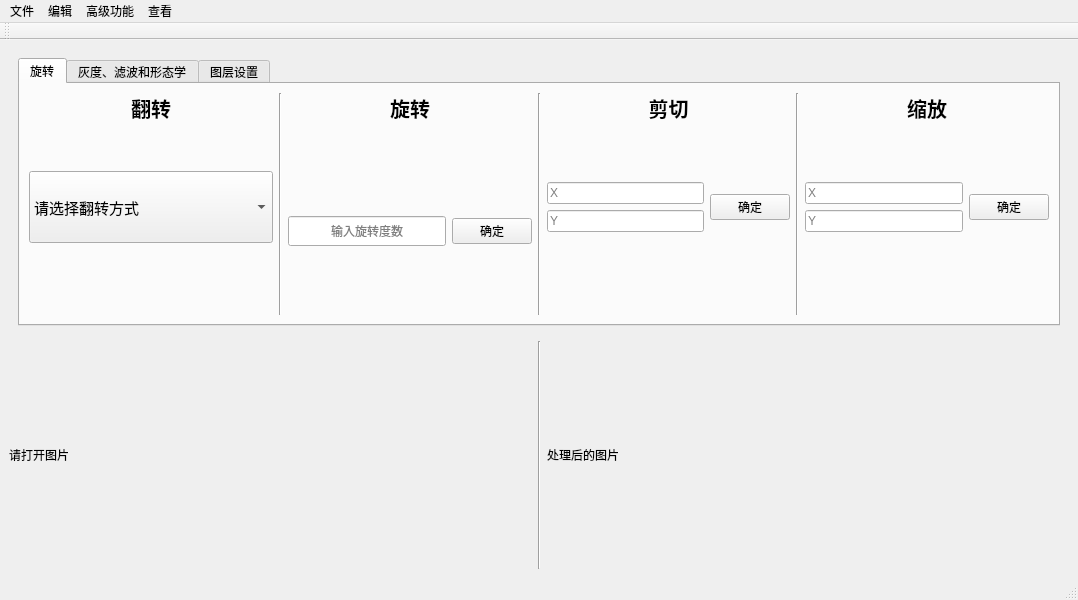
<?xml version="1.0" encoding="UTF-8"?>
<ui version="4.0">
 <class>MainWindow</class>
 <widget class="QMainWindow" name="MainWindow">
  <property name="geometry">
   <rect>
    <x>0</x>
    <y>0</y>
    <width>1078</width>
    <height>600</height>
   </rect>
  </property>
  <property name="windowTitle">
   <string>数字图像处理软件</string>
  </property>
  <property name="windowIcon">
   <iconset>
    <normaloff>open_icon.jpg</normaloff>open_icon.jpg</iconset>
  </property>
  <widget class="QWidget" name="centralwidget">
   <layout class="QVBoxLayout" name="verticalLayout_23">
    <item>
     <layout class="QVBoxLayout" name="verticalLayout_10" stretch="1,3">
      <item>
       <widget class="QStackedWidget" name="stackedWidget">
        <property name="currentIndex">
         <number>0</number>
        </property>
        <widget class="QWidget" name="page">
         <layout class="QGridLayout" name="gridLayout_7">
          <item row="0" column="0">
           <widget class="QTabWidget" name="tabWidget">
            <property name="currentIndex">
             <number>0</number>
            </property>
            <widget class="QWidget" name="tab">
             <attribute name="title">
              <string>旋转</string>
             </attribute>
             <layout class="QVBoxLayout" name="verticalLayout_24">
              <item>
               <layout class="QHBoxLayout" name="horizontalLayout_6">
                <item>
                 <layout class="QVBoxLayout" name="verticalLayout_4" stretch="2,2,2">
                  <property name="spacing">
                   <number>6</number>
                  </property>
                  <property name="bottomMargin">
                   <number>0</number>
                  </property>
                  <item>
                   <widget class="QLabel" name="label_4">
                    <property name="sizePolicy">
                     <sizepolicy hsizetype="Preferred" vsizetype="Preferred">
                      <horstretch>0</horstretch>
                      <verstretch>0</verstretch>
                     </sizepolicy>
                    </property>
                    <property name="font">
                     <font>
                      <pointsize>15</pointsize>
                      <weight>75</weight>
                      <bold>true</bold>
                     </font>
                    </property>
                    <property name="text">
                     <string>翻转</string>
                    </property>
                    <property name="alignment">
                     <set>Qt::AlignHCenter|Qt::AlignTop</set>
                    </property>
                   </widget>
                  </item>
                  <item>
                   <widget class="QComboBox" name="comboBox">
                    <property name="sizePolicy">
                     <sizepolicy hsizetype="Preferred" vsizetype="Preferred">
                      <horstretch>0</horstretch>
                      <verstretch>17</verstretch>
                     </sizepolicy>
                    </property>
                    <property name="font">
                     <font>
                      <pointsize>11</pointsize>
                      <kerning>true</kerning>
                     </font>
                    </property>
                    <property name="layoutDirection">
                     <enum>Qt::LeftToRight</enum>
                    </property>
                    <property name="currentText">
                     <string>请选择翻转方式</string>
                    </property>
                    <property name="iconSize">
                     <size>
                      <width>16</width>
                      <height>16</height>
                     </size>
                    </property>
                    <item>
                     <property name="text">
                      <string>请选择翻转方式</string>
                     </property>
                    </item>
                    <item>
                     <property name="text">
                      <string>水平翻转</string>
                     </property>
                    </item>
                    <item>
                     <property name="text">
                      <string>垂直翻转</string>
                     </property>
                    </item>
                    <item>
                     <property name="text">
                      <string>沿X轴翻转</string>
                     </property>
                    </item>
                   </widget>
                  </item>
                  <item>
                   <spacer name="horizontalSpacer">
                    <property name="orientation">
                     <enum>Qt::Horizontal</enum>
                    </property>
                    <property name="sizeHint" stdset="0">
                     <size>
                      <width>40</width>
                      <height>20</height>
                     </size>
                    </property>
                   </spacer>
                  </item>
                 </layout>
                </item>
                <item>
                 <widget class="Line" name="line">
                  <property name="orientation">
                   <enum>Qt::Vertical</enum>
                  </property>
                 </widget>
                </item>
                <item>
                 <layout class="QVBoxLayout" name="verticalLayout_6" stretch="0,0">
                  <property name="bottomMargin">
                   <number>27</number>
                  </property>
                  <item>
                   <widget class="QLabel" name="label_3">
                    <property name="font">
                     <font>
                      <pointsize>15</pointsize>
                      <weight>75</weight>
                      <bold>true</bold>
                     </font>
                    </property>
                    <property name="text">
                     <string>旋转</string>
                    </property>
                    <property name="alignment">
                     <set>Qt::AlignHCenter|Qt::AlignTop</set>
                    </property>
                   </widget>
                  </item>
                  <item>
                   <layout class="QVBoxLayout" name="verticalLayout_5" stretch="0,0">
                    <item>
                     <layout class="QHBoxLayout" name="horizontalLayout_2">
                      <item>
                       <widget class="QLineEdit" name="lineEdit">
                        <property name="sizePolicy">
                         <sizepolicy hsizetype="Expanding" vsizetype="Fixed">
                          <horstretch>0</horstretch>
                          <verstretch>0</verstretch>
                         </sizepolicy>
                        </property>
                        <property name="minimumSize">
                         <size>
                          <width>1</width>
                          <height>30</height>
                         </size>
                        </property>
                        <property name="sizeIncrement">
                         <size>
                          <width>0</width>
                          <height>1</height>
                         </size>
                        </property>
                        <property name="baseSize">
                         <size>
                          <width>0</width>
                          <height>3</height>
                         </size>
                        </property>
                        <property name="layoutDirection">
                         <enum>Qt::LeftToRight</enum>
                        </property>
                        <property name="inputMask">
                         <string/>
                        </property>
                        <property name="text">
                         <string/>
                        </property>
                        <property name="alignment">
                         <set>Qt::AlignCenter</set>
                        </property>
                        <property name="placeholderText">
                         <string>输入旋转度数</string>
                        </property>
                       </widget>
                      </item>
                      <item>
                       <widget class="QPushButton" name="pushButton_qd">
                        <property name="sizePolicy">
                         <sizepolicy hsizetype="Minimum" vsizetype="Fixed">
                          <horstretch>0</horstretch>
                          <verstretch>7</verstretch>
                         </sizepolicy>
                        </property>
                        <property name="sizeIncrement">
                         <size>
                          <width>0</width>
                          <height>2</height>
                         </size>
                        </property>
                        <property name="baseSize">
                         <size>
                          <width>2</width>
                          <height>8</height>
                         </size>
                        </property>
                        <property name="text">
                         <string>确定</string>
                        </property>
                        <property name="autoDefault">
                         <bool>false</bool>
                        </property>
                       </widget>
                      </item>
                     </layout>
                    </item>
                    <item>
                     <spacer name="horizontalSpacer_7">
                      <property name="orientation">
                       <enum>Qt::Horizontal</enum>
                      </property>
                      <property name="sizeHint" stdset="0">
                       <size>
                        <width>218</width>
                        <height>20</height>
                       </size>
                      </property>
                     </spacer>
                    </item>
                   </layout>
                  </item>
                 </layout>
                </item>
                <item>
                 <widget class="Line" name="line_2">
                  <property name="orientation">
                   <enum>Qt::Vertical</enum>
                  </property>
                 </widget>
                </item>
                <item>
                 <layout class="QVBoxLayout" name="verticalLayout_8" stretch="1,1,1">
                  <item>
                   <widget class="QLabel" name="label_5">
                    <property name="font">
                     <font>
                      <pointsize>15</pointsize>
                      <weight>75</weight>
                      <bold>true</bold>
                     </font>
                    </property>
                    <property name="text">
                     <string>剪切</string>
                    </property>
                    <property name="alignment">
                     <set>Qt::AlignHCenter|Qt::AlignTop</set>
                    </property>
                   </widget>
                  </item>
                  <item>
                   <layout class="QHBoxLayout" name="horizontalLayout_3">
                    <item>
                     <layout class="QVBoxLayout" name="verticalLayout_7">
                      <item>
                       <widget class="QLineEdit" name="lineEdit_2">
                        <property name="sizePolicy">
                         <sizepolicy hsizetype="Expanding" vsizetype="Fixed">
                          <horstretch>0</horstretch>
                          <verstretch>0</verstretch>
                         </sizepolicy>
                        </property>
                        <property name="layoutDirection">
                         <enum>Qt::LeftToRight</enum>
                        </property>
                        <property name="placeholderText">
                         <string>X</string>
                        </property>
                       </widget>
                      </item>
                      <item>
                       <widget class="QLineEdit" name="lineEdit_3">
                        <property name="placeholderText">
                         <string>Y</string>
                        </property>
                       </widget>
                      </item>
                     </layout>
                    </item>
                    <item>
                     <widget class="QPushButton" name="pushButton_qd1">
                      <property name="text">
                       <string>确定</string>
                      </property>
                     </widget>
                    </item>
                   </layout>
                  </item>
                  <item>
                   <spacer name="horizontalSpacer_8">
                    <property name="orientation">
                     <enum>Qt::Horizontal</enum>
                    </property>
                    <property name="sizeHint" stdset="0">
                     <size>
                      <width>40</width>
                      <height>20</height>
                     </size>
                    </property>
                   </spacer>
                  </item>
                 </layout>
                </item>
                <item>
                 <widget class="Line" name="line_3">
                  <property name="orientation">
                   <enum>Qt::Vertical</enum>
                  </property>
                 </widget>
                </item>
                <item>
                 <layout class="QVBoxLayout" name="verticalLayout_22" stretch="1,1,1">
                  <item>
                   <widget class="QLabel" name="label_6">
                    <property name="font">
                     <font>
                      <pointsize>15</pointsize>
                      <weight>75</weight>
                      <bold>true</bold>
                     </font>
                    </property>
                    <property name="text">
                     <string>缩放</string>
                    </property>
                    <property name="alignment">
                     <set>Qt::AlignHCenter|Qt::AlignTop</set>
                    </property>
                   </widget>
                  </item>
                  <item>
                   <layout class="QHBoxLayout" name="horizontalLayout_4">
                    <item>
                     <layout class="QVBoxLayout" name="verticalLayout_9">
                      <item>
                       <widget class="QLineEdit" name="lineEdit_4">
                        <property name="sizePolicy">
                         <sizepolicy hsizetype="Preferred" vsizetype="Fixed">
                          <horstretch>0</horstretch>
                          <verstretch>0</verstretch>
                         </sizepolicy>
                        </property>
                        <property name="placeholderText">
                         <string>X</string>
                        </property>
                       </widget>
                      </item>
                      <item>
                       <widget class="QLineEdit" name="lineEdit_5">
                        <property name="placeholderText">
                         <string>Y</string>
                        </property>
                       </widget>
                      </item>
                     </layout>
                    </item>
                    <item>
                     <widget class="QPushButton" name="pushButton_qd1_2">
                      <property name="text">
                       <string>确定</string>
                      </property>
                     </widget>
                    </item>
                   </layout>
                  </item>
                  <item>
                   <spacer name="horizontalSpacer_9">
                    <property name="orientation">
                     <enum>Qt::Horizontal</enum>
                    </property>
                    <property name="sizeHint" stdset="0">
                     <size>
                      <width>40</width>
                      <height>20</height>
                     </size>
                    </property>
                   </spacer>
                  </item>
                 </layout>
                </item>
               </layout>
              </item>
             </layout>
            </widget>
            <widget class="QWidget" name="tab_2">
             <attribute name="title">
              <string>灰度、滤波和形态学</string>
             </attribute>
             <layout class="QGridLayout" name="gridLayout_4">
              <item row="0" column="0">
               <layout class="QHBoxLayout" name="horizontalLayout">
                <property name="rightMargin">
                 <number>24</number>
                </property>
                <item>
                 <widget class="QGroupBox" name="groupBox">
                  <property name="font">
                   <font>
                    <pointsize>12</pointsize>
                   </font>
                  </property>
                  <property name="title">
                   <string>灰度级处理</string>
                  </property>
                  <layout class="QGridLayout" name="gridLayout">
                   <item row="0" column="0">
                    <layout class="QVBoxLayout" name="verticalLayout_3">
                     <item>
                      <widget class="QRadioButton" name="radioButton_1">
                       <property name="text">
                        <string>均衡化</string>
                       </property>
                      </widget>
                     </item>
                     <item>
                      <widget class="QRadioButton" name="radioButton_2">
                       <property name="text">
                        <string>灰度化</string>
                       </property>
                      </widget>
                     </item>
                     <item>
                      <widget class="QRadioButton" name="radioButton_3">
                       <property name="text">
                        <string>二值化</string>
                       </property>
                      </widget>
                     </item>
                     <item>
                      <widget class="QRadioButton" name="radioButton_12">
                       <property name="text">
                        <string>掩膜</string>
                       </property>
                      </widget>
                     </item>
                    </layout>
                   </item>
                  </layout>
                 </widget>
                </item>
                <item>
                 <widget class="QGroupBox" name="groupBox_2">
                  <property name="font">
                   <font>
                    <pointsize>12</pointsize>
                   </font>
                  </property>
                  <property name="title">
                   <string>空域滤波</string>
                  </property>
                  <layout class="QGridLayout" name="gridLayout_2">
                   <item row="0" column="0">
                    <layout class="QVBoxLayout" name="verticalLayout">
                     <item>
                      <widget class="QRadioButton" name="radioButton_4">
                       <property name="text">
                        <string>均值滤波</string>
                       </property>
                      </widget>
                     </item>
                     <item>
                      <widget class="QRadioButton" name="radioButton_5">
                       <property name="text">
                        <string>中值滤波</string>
                       </property>
                      </widget>
                     </item>
                     <item>
                      <widget class="QRadioButton" name="radioButton_6">
                       <property name="text">
                        <string>方波滤波</string>
                       </property>
                      </widget>
                     </item>
                     <item>
                      <widget class="QRadioButton" name="radioButton_7">
                       <property name="text">
                        <string>高斯滤波</string>
                       </property>
                      </widget>
                     </item>
                     <item>
                      <widget class="QRadioButton" name="radioButton_8">
                       <property name="text">
                        <string>双边滤波</string>
                       </property>
                      </widget>
                     </item>
                    </layout>
                   </item>
                  </layout>
                 </widget>
                </item>
                <item>
                 <widget class="QGroupBox" name="groupBox_3">
                  <property name="font">
                   <font>
                    <pointsize>12</pointsize>
                   </font>
                  </property>
                  <property name="title">
                   <string>形态学</string>
                  </property>
                  <layout class="QGridLayout" name="gridLayout_3">
                   <item row="0" column="0">
                    <layout class="QVBoxLayout" name="verticalLayout_2">
                     <item>
                      <widget class="QRadioButton" name="radioButton_9">
                       <property name="text">
                        <string>腐蚀</string>
                       </property>
                      </widget>
                     </item>
                     <item>
                      <widget class="QRadioButton" name="radioButton_10">
                       <property name="text">
                        <string>膨胀</string>
                       </property>
                      </widget>
                     </item>
                     <item>
                      <widget class="QRadioButton" name="radioButton_11">
                       <property name="text">
                        <string>黑帽</string>
                       </property>
                      </widget>
                     </item>
                    </layout>
                   </item>
                  </layout>
                 </widget>
                </item>
                <item>
                 <widget class="QPushButton" name="pushButton_process">
                  <property name="font">
                   <font>
                    <pointsize>20</pointsize>
                   </font>
                  </property>
                  <property name="text">
                   <string>处理</string>
                  </property>
                 </widget>
                </item>
               </layout>
              </item>
             </layout>
            </widget>
            <widget class="QWidget" name="tab_3">
             <attribute name="title">
              <string>图层设置</string>
             </attribute>
             <layout class="QVBoxLayout" name="verticalLayout_26">
              <item>
               <layout class="QHBoxLayout" name="horizontalLayout_10">
                <property name="leftMargin">
                 <number>8</number>
                </property>
                <item>
                 <widget class="QPushButton" name="pushButton_openimage1">
                  <property name="enabled">
                   <bool>true</bool>
                  </property>
                  <property name="minimumSize">
                   <size>
                    <width>161</width>
                    <height>61</height>
                   </size>
                  </property>
                  <property name="maximumSize">
                   <size>
                    <width>16777215</width>
                    <height>16777215</height>
                   </size>
                  </property>
                  <property name="font">
                   <font>
                    <pointsize>11</pointsize>
                    <weight>50</weight>
                    <bold>false</bold>
                   </font>
                  </property>
                  <property name="text">
                   <string>选择需要操作的图片</string>
                  </property>
                 </widget>
                </item>
                <item>
                 <widget class="QGraphicsView" name="graphicsView"/>
                </item>
                <item>
                 <layout class="QVBoxLayout" name="verticalLayout_20" stretch="1,1,1">
                  <property name="spacing">
                   <number>22</number>
                  </property>
                  <property name="leftMargin">
                   <number>8</number>
                  </property>
                  <property name="rightMargin">
                   <number>9</number>
                  </property>
                  <item>
                   <spacer name="horizontalSpacer_5">
                    <property name="orientation">
                     <enum>Qt::Horizontal</enum>
                    </property>
                    <property name="sizeHint" stdset="0">
                     <size>
                      <width>128</width>
                      <height>38</height>
                     </size>
                    </property>
                   </spacer>
                  </item>
                  <item>
                   <widget class="QPushButton" name="pushButton_3">
                    <property name="sizePolicy">
                     <sizepolicy hsizetype="Minimum" vsizetype="Expanding">
                      <horstretch>0</horstretch>
                      <verstretch>0</verstretch>
                     </sizepolicy>
                    </property>
                    <property name="font">
                     <font>
                      <pointsize>15</pointsize>
                     </font>
                    </property>
                    <property name="text">
                     <string>图层叠加</string>
                    </property>
                   </widget>
                  </item>
                  <item>
                   <spacer name="horizontalSpacer_6">
                    <property name="orientation">
                     <enum>Qt::Horizontal</enum>
                    </property>
                    <property name="sizeHint" stdset="0">
                     <size>
                      <width>118</width>
                      <height>38</height>
                     </size>
                    </property>
                   </spacer>
                  </item>
                 </layout>
                </item>
                <item>
                 <widget class="QGroupBox" name="groupBox_8">
                  <property name="title">
                   <string/>
                  </property>
                  <layout class="QVBoxLayout" name="verticalLayout_21">
                   <item>
                    <layout class="QVBoxLayout" name="verticalLayout_18">
                     <property name="spacing">
                      <number>2</number>
                     </property>
                     <property name="leftMargin">
                      <number>6</number>
                     </property>
                     <property name="rightMargin">
                      <number>7</number>
                     </property>
                     <item>
                      <widget class="QPushButton" name="pushButton_rh">
                       <property name="font">
                        <font>
                         <pointsize>15</pointsize>
                        </font>
                       </property>
                       <property name="text">
                        <string>图像融合</string>
                       </property>
                      </widget>
                     </item>
                     <item>
                      <widget class="QLineEdit" name="lineEdit_6">
                       <property name="font">
                        <font>
                         <pointsize>9</pointsize>
                        </font>
                       </property>
                       <property name="placeholderText">
                        <string>透明度</string>
                       </property>
                      </widget>
                     </item>
                    </layout>
                   </item>
                  </layout>
                 </widget>
                </item>
                <item>
                 <widget class="QGroupBox" name="groupBox_9">
                  <property name="title">
                   <string/>
                  </property>
                  <layout class="QVBoxLayout" name="verticalLayout_25">
                   <item>
                    <layout class="QVBoxLayout" name="verticalLayout_19">
                     <property name="spacing">
                      <number>0</number>
                     </property>
                     <property name="leftMargin">
                      <number>6</number>
                     </property>
                     <property name="rightMargin">
                      <number>6</number>
                     </property>
                     <item>
                      <widget class="QPushButton" name="pushButton_4">
                       <property name="font">
                        <font>
                         <pointsize>15</pointsize>
                        </font>
                       </property>
                       <property name="text">
                        <string>添加文字</string>
                       </property>
                      </widget>
                     </item>
                     <item>
                      <widget class="QLineEdit" name="lineEdit_7">
                       <property name="text">
                        <string/>
                       </property>
                       <property name="placeholderText">
                        <string>输入要添加的文字</string>
                       </property>
                      </widget>
                     </item>
                    </layout>
                   </item>
                  </layout>
                 </widget>
                </item>
               </layout>
              </item>
             </layout>
            </widget>
           </widget>
          </item>
         </layout>
        </widget>
        <widget class="QWidget" name="page_2">
         <layout class="QGridLayout" name="gridLayout_13">
          <item row="0" column="0">
           <widget class="QTabWidget" name="tabWidget_2">
            <property name="currentIndex">
             <number>0</number>
            </property>
            <widget class="QWidget" name="tab_4">
             <attribute name="title">
              <string>多种滤镜效果</string>
             </attribute>
             <layout class="QGridLayout" name="gridLayout_10">
              <item row="0" column="0">
               <layout class="QVBoxLayout" name="verticalLayout_17">
                <item>
                 <widget class="QLabel" name="label_7">
                  <property name="font">
                   <font>
                    <pointsize>20</pointsize>
                    <weight>75</weight>
                    <italic>false</italic>
                    <bold>true</bold>
                   </font>
                  </property>
                  <property name="layoutDirection">
                   <enum>Qt::LeftToRight</enum>
                  </property>
                  <property name="text">
                   <string>选择滤镜</string>
                  </property>
                  <property name="alignment">
                   <set>Qt::AlignCenter</set>
                  </property>
                 </widget>
                </item>
                <item>
                 <layout class="QHBoxLayout" name="horizontalLayout_8" stretch="1,3,1">
                  <item>
                   <spacer name="verticalSpacer_2">
                    <property name="orientation">
                     <enum>Qt::Vertical</enum>
                    </property>
                    <property name="sizeHint" stdset="0">
                     <size>
                      <width>20</width>
                      <height>40</height>
                     </size>
                    </property>
                   </spacer>
                  </item>
                  <item>
                   <layout class="QVBoxLayout" name="verticalLayout_11" stretch="1,1">
                    <item>
                     <widget class="QComboBox" name="comboBox_2">
                      <property name="font">
                       <font>
                        <pointsize>17</pointsize>
                       </font>
                      </property>
                      <item>
                       <property name="text">
                        <string>请选择</string>
                       </property>
                      </item>
                      <item>
                       <property name="text">
                        <string>水彩画滤镜</string>
                       </property>
                      </item>
                      <item>
                       <property name="text">
                        <string>锐化</string>
                       </property>
                      </item>
                      <item>
                       <property name="text">
                        <string>浮雕效果</string>
                       </property>
                      </item>
                     </widget>
                    </item>
                    <item>
                     <spacer name="horizontalSpacer_2">
                      <property name="orientation">
                       <enum>Qt::Horizontal</enum>
                      </property>
                      <property name="sizeHint" stdset="0">
                       <size>
                        <width>138</width>
                        <height>20</height>
                       </size>
                      </property>
                     </spacer>
                    </item>
                   </layout>
                  </item>
                  <item>
                   <spacer name="verticalSpacer">
                    <property name="orientation">
                     <enum>Qt::Vertical</enum>
                    </property>
                    <property name="sizeHint" stdset="0">
                     <size>
                      <width>68</width>
                      <height>40</height>
                     </size>
                    </property>
                   </spacer>
                  </item>
                 </layout>
                </item>
               </layout>
              </item>
             </layout>
            </widget>
            <widget class="QWidget" name="tab_5">
             <attribute name="title">
              <string>车牌识别</string>
             </attribute>
             <layout class="QGridLayout" name="gridLayout_11">
              <item row="0" column="0">
               <layout class="QHBoxLayout" name="horizontalLayout_9">
                <item>
                 <spacer name="verticalSpacer_3">
                  <property name="orientation">
                   <enum>Qt::Vertical</enum>
                  </property>
                  <property name="sizeHint" stdset="0">
                   <size>
                    <width>98</width>
                    <height>58</height>
                   </size>
                  </property>
                 </spacer>
                </item>
                <item>
                 <widget class="QPushButton" name="pushButton_2">
                  <property name="font">
                   <font>
                    <pointsize>20</pointsize>
                    <weight>75</weight>
                    <bold>true</bold>
                   </font>
                  </property>
                  <property name="text">
                   <string>一键识别</string>
                  </property>
                 </widget>
                </item>
                <item>
                 <spacer name="verticalSpacer_4">
                  <property name="orientation">
                   <enum>Qt::Vertical</enum>
                  </property>
                  <property name="sizeHint" stdset="0">
                   <size>
                    <width>98</width>
                    <height>58</height>
                   </size>
                  </property>
                 </spacer>
                </item>
               </layout>
              </item>
             </layout>
            </widget>
            <widget class="QWidget" name="tab_6">
             <attribute name="title">
              <string>更多高级功能</string>
             </attribute>
             <layout class="QGridLayout" name="gridLayout_12">
              <item row="0" column="0">
               <layout class="QHBoxLayout" name="horizontalLayout_7">
                <item>
                 <widget class="QGroupBox" name="groupBox_6">
                  <property name="title">
                   <string>图片高级处理</string>
                  </property>
                  <layout class="QGridLayout" name="gridLayout_6">
                   <item row="0" column="0">
                    <layout class="QVBoxLayout" name="verticalLayout_12">
                     <item>
                      <widget class="QPushButton" name="pushButton_5">
                       <property name="text">
                        <string>图像修复</string>
                       </property>
                      </widget>
                     </item>
                     <item>
                      <widget class="QPushButton" name="pushButton_6">
                       <property name="text">
                        <string>图像抠图</string>
                       </property>
                      </widget>
                     </item>
                     <item>
                      <widget class="QPushButton" name="pushButton_7">
                       <property name="text">
                        <string>色彩增强</string>
                       </property>
                      </widget>
                     </item>
                    </layout>
                   </item>
                  </layout>
                 </widget>
                </item>
                <item>
                 <widget class="QGroupBox" name="groupBox_5">
                  <property name="title">
                   <string>常见算法</string>
                  </property>
                  <layout class="QGridLayout" name="gridLayout_8">
                   <item row="0" column="0">
                    <layout class="QVBoxLayout" name="verticalLayout_13">
                     <item>
                      <widget class="QPushButton" name="pushButton_11">
                       <property name="text">
                        <string>连通域计算</string>
                       </property>
                      </widget>
                     </item>
                     <item>
                      <widget class="QPushButton" name="pushButton_9">
                       <property name="text">
                        <string>轮廓检测</string>
                       </property>
                      </widget>
                     </item>
                     <item>
                      <widget class="QPushButton" name="pushButton_8">
                       <property name="text">
                        <string>shift检测</string>
                       </property>
                      </widget>
                     </item>
                    </layout>
                   </item>
                  </layout>
                 </widget>
                </item>
                <item>
                 <widget class="QGroupBox" name="groupBox_4">
                  <property name="title">
                   <string>噪声添加</string>
                  </property>
                  <layout class="QGridLayout" name="gridLayout_9">
                   <item row="0" column="0">
                    <layout class="QVBoxLayout" name="verticalLayout_14">
                     <item>
                      <widget class="QPushButton" name="pushButton_14">
                       <property name="text">
                        <string>添加椒盐噪声</string>
                       </property>
                      </widget>
                     </item>
                     <item>
                      <widget class="QPushButton" name="pushButton_15">
                       <property name="text">
                        <string>添加高斯噪声</string>
                       </property>
                      </widget>
                     </item>
                    </layout>
                   </item>
                  </layout>
                 </widget>
                </item>
                <item>
                 <widget class="QGroupBox" name="groupBox_7">
                  <property name="title">
                   <string>其他</string>
                  </property>
                  <layout class="QVBoxLayout" name="verticalLayout_16">
                   <item>
                    <layout class="QVBoxLayout" name="verticalLayout_15">
                     <item>
                      <widget class="QPushButton" name="pushButton_12">
                       <property name="text">
                        <string>图像金字塔</string>
                       </property>
                      </widget>
                     </item>
                     <item>
                      <widget class="QPushButton" name="pushButton_13">
                       <property name="text">
                        <string>透视</string>
                       </property>
                      </widget>
                     </item>
                    </layout>
                   </item>
                  </layout>
                 </widget>
                </item>
               </layout>
              </item>
             </layout>
            </widget>
           </widget>
          </item>
         </layout>
        </widget>
       </widget>
      </item>
      <item>
       <layout class="QHBoxLayout" name="horizontalLayout_5" stretch="1,1,1">
        <item>
         <widget class="QLabel" name="label">
          <property name="text">
           <string>请打开图片</string>
          </property>
         </widget>
        </item>
        <item>
         <widget class="Line" name="line_4">
          <property name="orientation">
           <enum>Qt::Vertical</enum>
          </property>
         </widget>
        </item>
        <item>
         <widget class="QLabel" name="label_2">
          <property name="text">
           <string>处理后的图片</string>
          </property>
         </widget>
        </item>
       </layout>
      </item>
     </layout>
    </item>
   </layout>
  </widget>
  <widget class="QMenuBar" name="menubar">
   <property name="geometry">
    <rect>
     <x>0</x>
     <y>0</y>
     <width>1078</width>
     <height>22</height>
    </rect>
   </property>
   <widget class="QMenu" name="menu">
    <property name="title">
     <string>文件</string>
    </property>
    <addaction name="action_start"/>
    <addaction name="action_save"/>
   </widget>
   <widget class="QMenu" name="menu_2">
    <property name="title">
     <string>编辑</string>
    </property>
    <addaction name="action_show"/>
    <addaction name="action_clear"/>
    <addaction name="action_clear_graphics"/>
   </widget>
   <widget class="QMenu" name="menu_3">
    <property name="title">
     <string>高级功能</string>
    </property>
    <addaction name="action_show2"/>
   </widget>
   <widget class="QMenu" name="menu_4">
    <property name="title">
     <string>查看</string>
    </property>
    <addaction name="action_quan"/>
    <addaction name="action_quan1"/>
    <addaction name="action_exit_fullscreen"/>
    <addaction name="separator"/>
    <addaction name="action_hf"/>
   </widget>
   <addaction name="menu"/>
   <addaction name="menu_2"/>
   <addaction name="menu_3"/>
   <addaction name="menu_4"/>
  </widget>
  <widget class="QStatusBar" name="statusbar"/>
  <widget class="QToolBar" name="toolBar">
   <property name="windowTitle">
    <string>toolBar</string>
   </property>
   <attribute name="toolBarArea">
    <enum>TopToolBarArea</enum>
   </attribute>
   <attribute name="toolBarBreak">
    <bool>false</bool>
   </attribute>
  </widget>
  <action name="action_start">
   <property name="text">
    <string>打开图片</string>
   </property>
  </action>
  <action name="action_save">
   <property name="text">
    <string>保存图片</string>
   </property>
  </action>
  <action name="action_show">
   <property name="text">
    <string>工具栏</string>
   </property>
  </action>
  <action name="action_show2">
   <property name="text">
    <string>高级功能栏</string>
   </property>
  </action>
  <action name="action_quan">
   <property name="text">
    <string>全屏</string>
   </property>
  </action>
  <action name="action_quan1">
   <property name="text">
    <string>放大150%</string>
   </property>
  </action>
  <action name="action_exit_fullscreen">
   <property name="text">
    <string>退出全屏</string>
   </property>
  </action>
  <action name="action_clear">
   <property name="text">
    <string>清空画布</string>
   </property>
  </action>
  <action name="action_hf">
   <property name="text">
    <string>恢复为原本大小</string>
   </property>
  </action>
  <action name="action_clear_graphics">
   <property name="text">
    <string>清空缩略图</string>
   </property>
  </action>
 </widget>
 <resources/>
 <connections/>
</ui>
